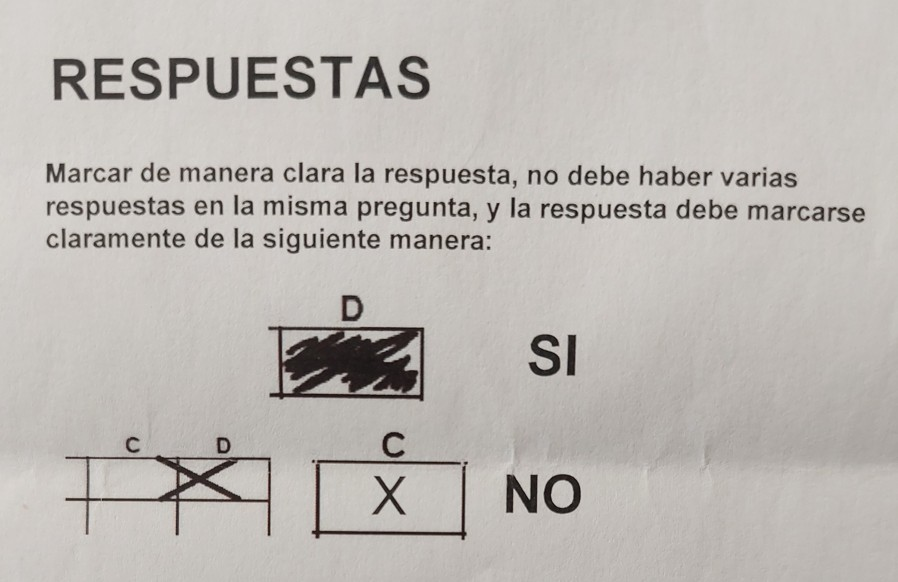
#> input picture TestImg/d2.jpg, 898 x 582 px
$ python -i utils.py   (imports and definitions only)
#> lines starting #> are read from the running program, lines starting #| are printed output that depends on the picture; after the words box and inside, x2 and y2 are one past the last pixel; in counts of white or black regions, pixels touching at a corner belong together; long printed decimals are rounded
import cv2
import numpy as np
from django.core.files.uploadedfile import InMemoryUploadedFile

# [24 lines left out: functions t_corr, pre_AT, not called in this run]

def pre_O(i):
    blur = cv2.GaussianBlur(i,(5,5),0)
    thresh, edges = cv2.threshold(blur, 0, 255, cv2.THRESH_BINARY_INV + cv2.THRESH_OTSU)

    kernel = cv2.getStructuringElement(cv2.MORPH_RECT, (5, 5))
    edges = cv2.dilate(edges, kernel, iterations= 1)
    edges = cv2.erode(edges, kernel, iterations= 1)

    return edges

def contours(e):
    contours, hierarchy = cv2.findContours(e, cv2.RETR_TREE, cv2.CHAIN_APPROX_SIMPLE)

    return contours

def ratio(i, cont):
    mask = np.zeros(i.shape, dtype=np.uint8)
    cv2.drawContours(mask, [cont], -1, (255,255,255), -1)

    # Este codigo comentado guarda la imagen del contorno
    #cv2.imwrite("1-Contorno_Cuad.jpg", mask)

    x, y, w, h = cv2.boundingRect(cont)
    edges_zoom = mask[y:y+h, x:x+w]

    edges_zoom = 255 - edges_zoom
    total_white = cv2.countNonZero(edges_zoom[0:w, 0:h])
    ratio = total_white / float(w*h)

    return ratio, h, w, x, y

def max_cont(contours):
    cont = contours[0]
    maxar = cv2.contourArea(cont)
    for c in contours:
        ar = cv2.contourArea(c)
        if ar > maxar:
            maxar = ar
            cont = c

    return cont

def esquinas(cont):
    minX = cont[0]
    minY = cont[0]
    MaxX = minX
    MaxY = minY
    for o in cont:
        if o[0][0] < minX[0][0]:
            minX = o
        if o[0][0] > MaxX[0][0]:
            MaxX = o
        if o[0][1] < minY[0][1]:
            minY = o
        if o[0][1] > MaxY[0][1]:
            MaxY = o

    return minX, minY, MaxX, MaxY

def fix_cuad(img):
    #Se puede alternar el uso de pre_AT (Umbral gaussiano adaptativo) y pre_O (Umbral Otsu)
    edg = pre_O(img)
    #edg = pre_AT(img)

    #Este codigo comentado guarda la imagen despues de aplicar el umbral, erosión y dilatación
    #cv2.imwrite("0-Thresh_Pre.jpg", edg)
    cont = contours(edg)
    m_cont = max_cont(cont)
    return ajuste_img(img, edg, m_cont)

def ajuste_img(i, e, m_cont):
    r, ch, cw, cx, cy = ratio(i, m_cont)

    print("Ratio: " + str(r))
    if r < 0.03:
        x, y, w, h = cv2.boundingRect(m_cont)
        if ch > cw:
            SI = [x, y]
            SD = [x+w, y]
            II = [x, y+h]
            ID = [x+w, y+h]
        else:
            inc = int(ch/8)
            rota_zoom = e[cy-inc:cy+ch+inc, cx-inc:cx+cw+inc]
            ccontours, hierarchy = cv2.findContours(rota_zoom, cv2.RETR_TREE, cv2.CHAIN_APPROX_SIMPLE)
            cm_cont = max_cont(ccontours)
            minX = ccontours[0][0]
            minY = ccontours[0][0]
            MaxX = minX
            MaxY = minY
            for i in ccontours:
                for o in i:
                    if o[0][0] < minX[0][0]:
                        minX = o
                    if o[0][0] > MaxX[0][0]:
                        MaxX = o
                    if o[0][1] < minY[0][1]:
                        minY = o
                    if o[0][1] > MaxY[0][1]:
                        MaxY = o
            cx, cy, cw, ch = cv2.boundingRect(cm_cont)
            if  minY[0][1] < cy:
                SI = [x+w, y]
                SD = [x+w, y+h]
                II = [x, y]
                ID = [x, y+h]
            else:
                SI = [x, y+h]
                SD = [x, y]
                II = [x+w, y+h]
                ID = [x+w, y]

    else:
        minX, minY, MaxX, MaxY = esquinas(m_cont)
        if minX[0][1] < MaxX[0][1]:
            SI = minX[0]
            SD = minY[0]
            II = MaxY[0]
            ID = MaxX[0]
        else:
            SI = minY[0]
            SD = MaxX[0]
            II = minX[0]
            ID = MaxY[0]

    testing = True

    src = np.float32([SI, SD,
                      II, ID])
    h, w = i.shape[:2]
    dst = np.float32([(10, 10), (w-15, 10),
                      (10, h-10), (w-15, h-10)])
    M = cv2.getPerspectiveTransform(src, dst)
    fix_c = cv2.warpPerspective(e, M, (w, h), flags=cv2.INTER_LINEAR)

    #Se guarda la imagen despues de aplicar el ajuste de perspectiva
    #cv2.imwrite("2-Fix_Cuad.jpg", fix_c)

    return fix_c

# [118 lines left out: functions respuestas, corrector, cuenta_lin, id_cuad, not called in this run]

>>> import cv2
>>> picture = cv2.imread('../TestImg/d2.jpg', cv2.IMREAD_GRAYSCALE)
>>> result = fix_cuad(picture)
#> in pre_O, `thresh, edges = cv2.threshold(blur, 0, 255, cv2.THRESH_BINARY_INV + cv..`:
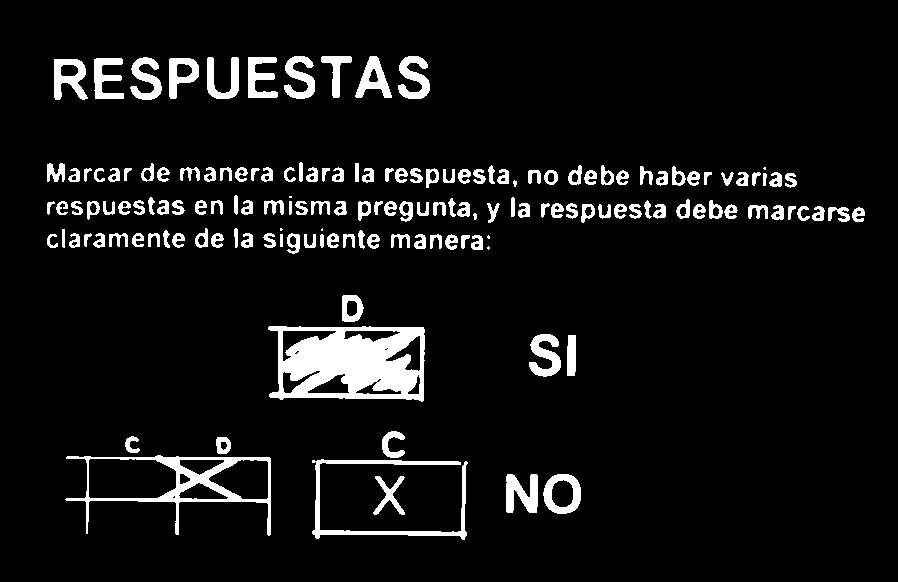
#> edges: shape (582, 898); 7.3% white; 156 white regions (6 under 20 px), largest, box (x1, y1, x2, y2) and area: (268, 326, 425, 402) 8272, (65, 455, 271, 536) 3021, (312, 459, 468, 540) 1897
#> in pre_O, `thresh, edges = cv2.threshold(blur, 0, 255, cv2.THRESH_BINARY_INV + cv..`: thresh = 138
#> in pre_O, `edges = cv2.dilate(edges, kernel, iterations= 1)`:
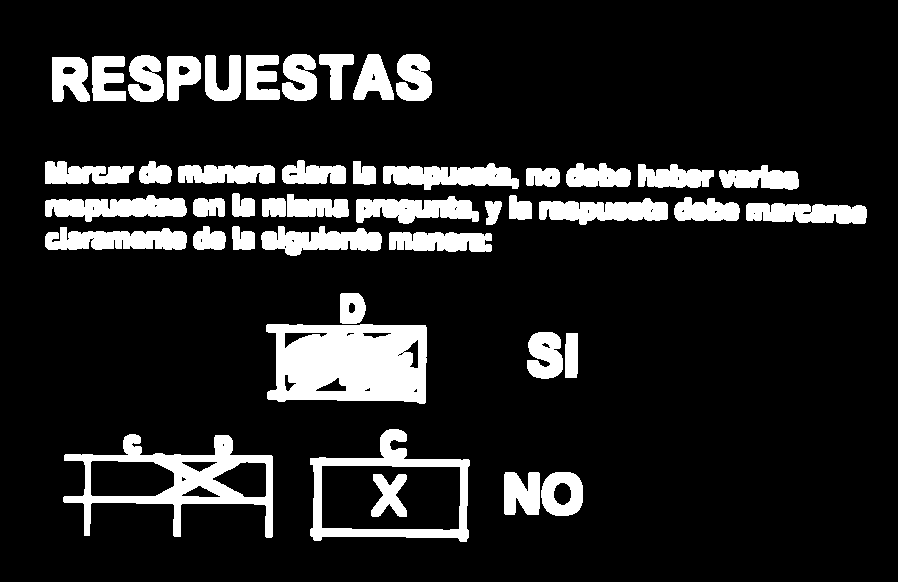
#> edges: shape (582, 898); 14% white; 45 white regions, largest, box (x1, y1, x2, y2) and area: (266, 324, 427, 404) 10864, (63, 434, 273, 538) 6614, (310, 429, 470, 542) 4350
#> in pre_O, `edges = cv2.erode(edges, kernel, iterations= 1)`:
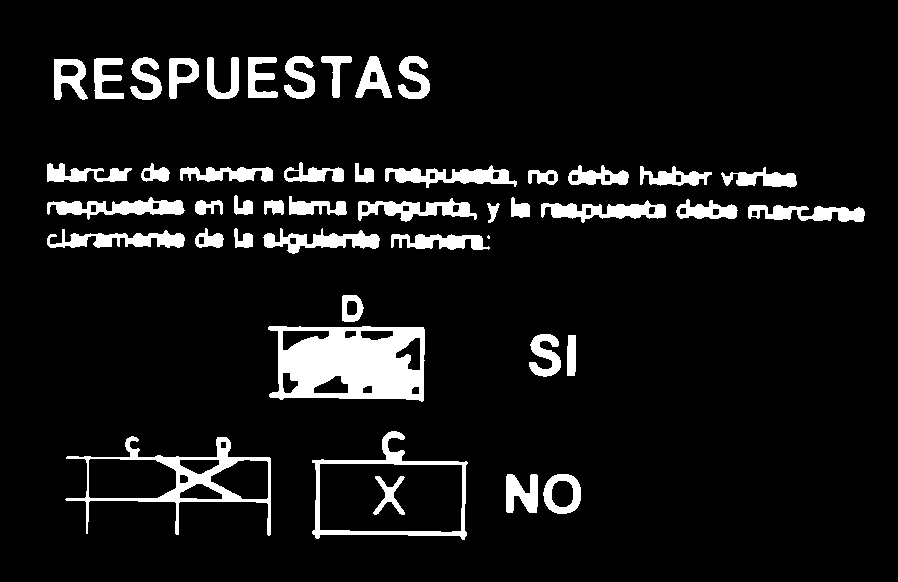
#> edges: shape (582, 898); 8.5% white; 46 white regions (1 under 20 px)
#> in contours, `contours, hierarchy = cv2.findContours(e, cv2.RETR_TREE, cv2.CHAIN_APP..`: contours = 86 contours, 1 with area under 20; largest, box (x1, y1, x2, y2) and area: (312, 431, 468, 540) 11420, (268, 326, 425, 402) 10386, (319, 463, 463, 533) 9610, (65, 436, 271, 536) 8738, (88, 458, 177, 499) 3240
#> in fix_cuad, `cont = contours(edg)`: cont has the same summary as contours in contours
#> in max_cont, `cont = contours[0]`: cont = contour of 56 points, box (x1, y1, x2, y2) (543, 474, 581, 514), area 1184
#> in max_cont, `maxar = cv2.contourArea(cont)`: maxar = 1184.5
#> the loop in max_cont, `for c in contours:` made 86 passes
#> (ar, maxar) on passes 4, 11: (8738, 8738), (11419.5, 11419.5)
#> after the loop in max_cont, `for c in contours:`: cont = contour of 91 points, box (x1, y1, x2, y2) (312, 431, 468, 540), area 11420; maxar = 11419.5
#> in fix_cuad, `m_cont = max_cont(cont)`: m_cont has the same summary as cont in max_cont
#> in ratio, `cv2.drawContours(mask, [cont], -1, (255,255,255), -1)`:
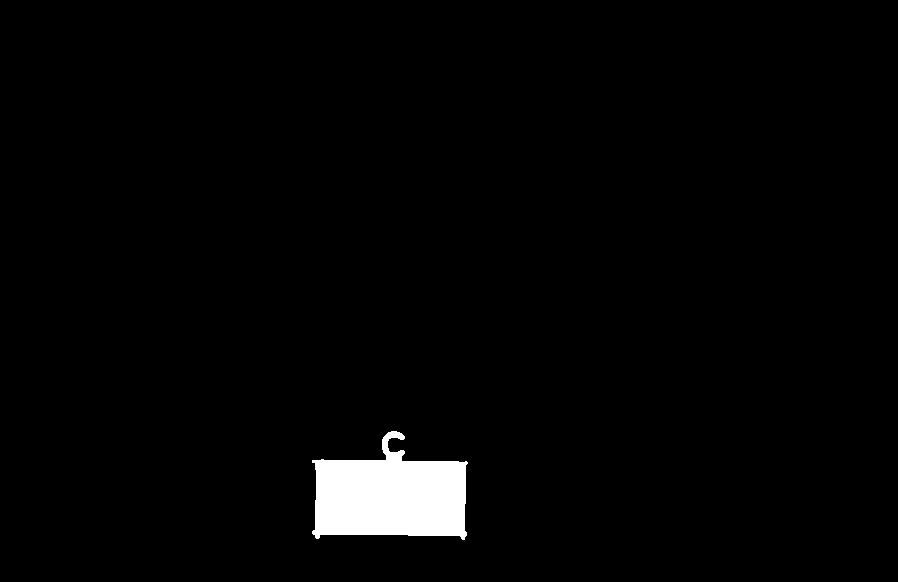
#> mask: shape (582, 898); 2.2% white; 1 white region, box (x1, y1, x2, y2) and area: (312, 431, 468, 540) 11694
#> in ratio, `x, y, w, h = cv2.boundingRect(cont)`: x = 312; y = 431; w = 156; h = 109
#> in ratio, `edges_zoom = mask[y:y+h, x:x+w]`:
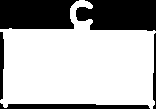
#> edges_zoom: shape (109, 156); 68.8% white; 5 black regions, box (x1, y1, x2, y2) and area: (76, 0, 156, 31) 2140, (0, 0, 79, 29) 2086, (0, 103, 150, 109) 675, (0, 32, 4, 100) 232, (153, 33, 156, 109) 177
#> in ratio, `total_white = cv2.countNonZero(edges_zoom[0:w, 0:h])`: total_white = 3556
#> in ratio, `ratio = total_white / float(w*h)`: ratio = 0.209
#> in ajuste_img, `r, ch, cw, cx, cy = ratio(i, m_cont)`: ch = 109; cw = 156; cx = 312; cy = 431
#| Ratio: 0.2091
#> in esquinas, `minX = cont[0]`: minX = [[391, 431]]
#> the loop in esquinas, `for o in cont:` made 91 passes
#> MaxY on passes 2, 4, 5, 6, 7, 8, 9, 10: [[390, 432]], [[383, 437]], [[383, 438]], [[382, 439]], [[382, 449]], [[383, 450]], [[383, 452]], [[386, 455]]
#> in ajuste_img, `minX, minY, MaxX, MaxY = esquinas(m_cont)`: minX = [[312, 460]]; minY = [[391, 431]]; MaxX = [[467, 463]]; MaxY = [[462, 539]]
#> in ajuste_img, `SI = minX[0]`: SI = [312, 460]
#> in ajuste_img, `SD = minY[0]`: SD = [391, 431]
#> in ajuste_img, `II = MaxY[0]`: II = [462, 539]
#> in ajuste_img, `ID = MaxX[0]`: ID = [467, 463]
#> in ajuste_img, `src = np.float32([SI, SD, II, ID])`: src = [[312, 460], [391, 431], [462, 539], [467, 463]]
#> in ajuste_img, `M = cv2.getPerspectiveTransform(src, dst)`: M = [[-1.5, 2.83, -837.6], [-0.875, -2.46, 1401.9], [0.00139, -0.00412, 1]]
#> in ajuste_img, `fix_c = cv2.warpPerspective(e, M, (w, h), flags=cv2.INTER_LINEAR)`:
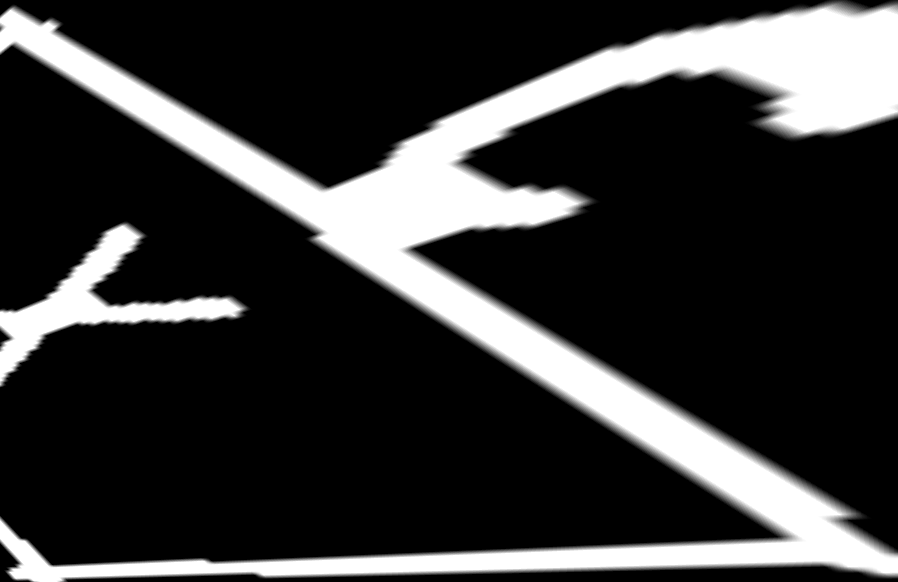
#> fix_c: shape (582, 898); min 0, max 255, mean 54.7

$ run again, on TestImg/t1.jpg
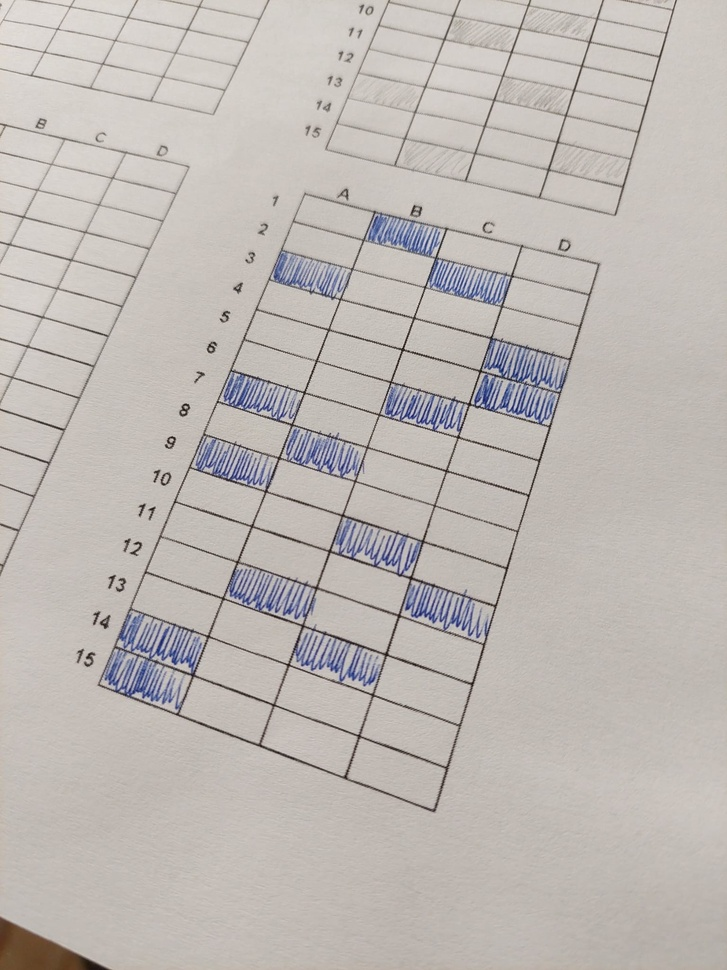
#> input picture TestImg/t1.jpg, 727 x 970 px, shrunk from 1536 x 2048 before the run
#> in pre_O, `thresh, edges = cv2.threshold(blur, 0, 255, cv2.THRESH_BINARY_INV + cv..`:
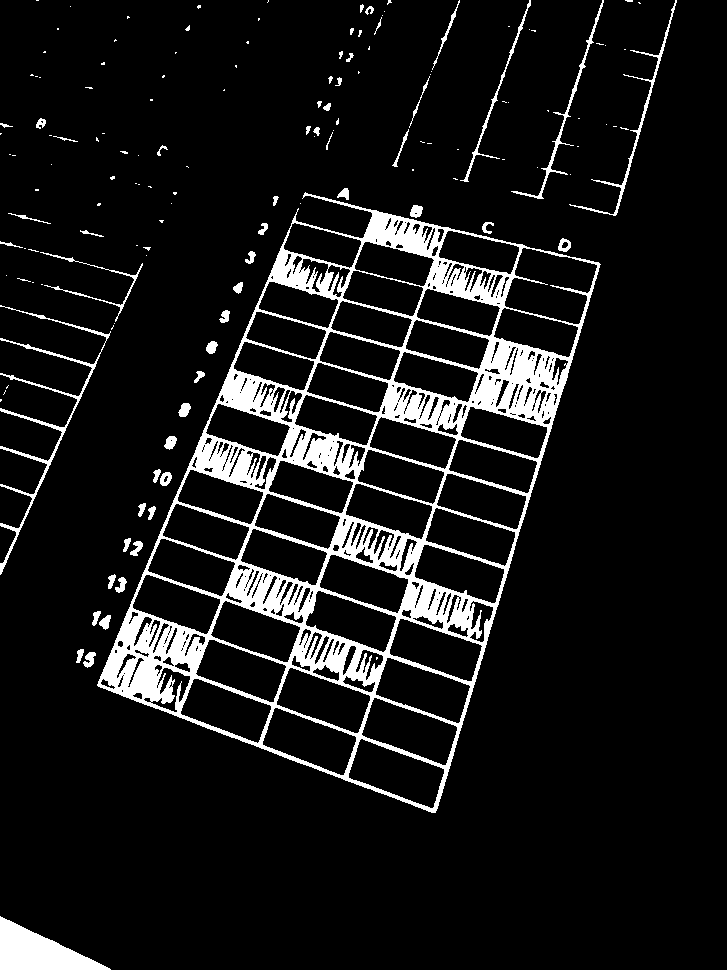
#> edges: shape (970, 727); 9.3% white; 146 white regions (91 under 20 px), largest, box (x1, y1, x2, y2) and area: (97, 192, 601, 813) 53912, (0, 916, 111, 970) 3073, (0, 305, 111, 575) 1888
#> thresh = 160
#> contours = 202 contours, 92 with area under 20; largest, box (x1, y1, x2, y2) and area: (97, 188, 601, 813) 182348, (504, 248, 597, 325) 4797, (348, 739, 445, 808) 3754, (362, 698, 457, 765) 3665, (263, 708, 357, 775) 3588
#> in fix_cuad, `cont = contours(edg)`: cont has the same summary as contours in contours
#> in max_cont, `cont = contours[0]`: cont = contour of 105 points, box (x1, y1, x2, y2) (0, 916, 111, 970), area 2936
#> in max_cont, `maxar = cv2.contourArea(cont)`: maxar = 2935.5
#> the loop in max_cont, `for c in contours:` made 202 passes
#> (ar, maxar) on pass 44: (182347.5, 182347.5)
#> after the loop in max_cont, `for c in contours:`: cont = contour of 1263 points, box (x1, y1, x2, y2) (97, 188, 601, 813), area 182348; maxar = 182347.5
#> m_cont has the same summary as cont in max_cont
#> mask: shape (970, 727); 26% white; 1 white region, box (x1, y1, x2, y2) and area: (97, 188, 601, 813) 183321
#> in ratio, `x, y, w, h = cv2.boundingRect(cont)`: x = 97; y = 188; w = 504; h = 625
#> total_white = 92778
#> ratio = 0.295
#> ch = 625; cw = 504; cx = 97; cy = 188
#| Ratio: 0.2945
#> in esquinas, `minX = cont[0]`: minX = [[344, 188]]
#> the loop in esquinas, `for o in cont:` made 1263 passes
#> MaxY on passes 2, 3, 4, 5, 6, 40, 42, 44: [[338, 194]], [[338, 195]], [[337, 196]], [[337, 199]], [[336, 200]], [[329, 201]], [[333, 202]], [[337, 203]]
#> after the loop in esquinas, `for o in cont:`: MaxX = [[600, 264]]; MaxY = [[431, 812]]; minX = [[97, 684]]
#> in ajuste_img, `minX, minY, MaxX, MaxY = esquinas(m_cont)`: minY = [[344, 188]]; MaxX = [[600, 264]]; MaxY = [[431, 812]]
#> SI = [344, 188]
#> SD = [600, 264]
#> II = [97, 684]
#> ID = [431, 812]
#> src = [[344, 188], [600, 264], [97, 684], [431, 812]]
#> M = [[2.77, 1.39, -1203.9], [-0.742, 2.5, -204.3], [-5.38e-05, 0.000733, 1]]
#> in ajuste_img, `fix_c = cv2.warpPerspective(e, M, (w, h), flags=cv2.INTER_LINEAR)`:
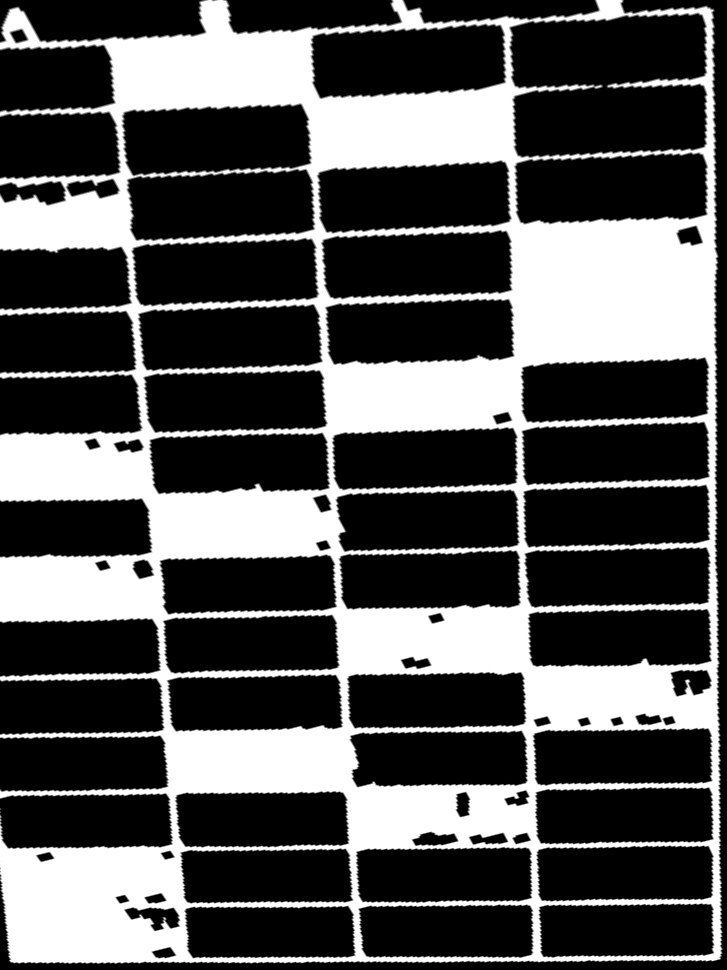
#> fix_c: shape (970, 727); min 0, max 255, mean 83.7
